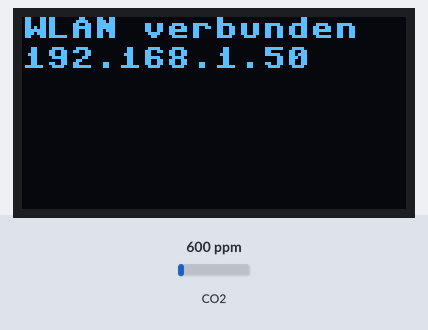
Bench run of a program on a simulated Raspberry Pi Pico running MicroPython. On the bench: 128×64 one-colour display. Inputs (shaded band) come from the test bench; at power-on: CO2 600 ppm. WiFi joins after 1.5 s; outgoing connections fail; what the program prints to the serial console is not drawn.

Above: at 1.6 s.
At 12.7 s:
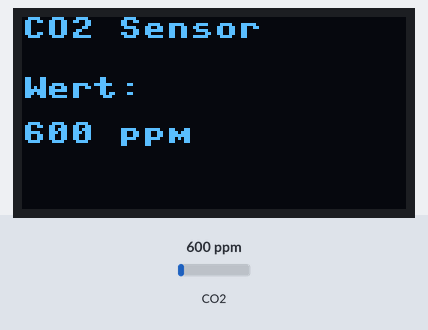
12.8 s: CO2 set to 452 ppm
At 18.1 s:
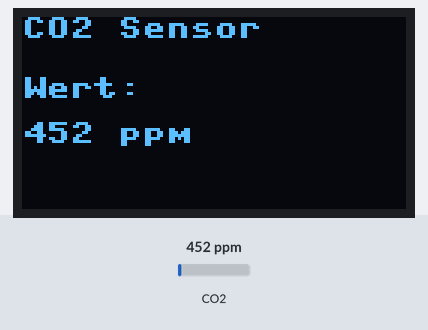
19.3 s: CO2 set to 1050 ppm
At 24.9 s:
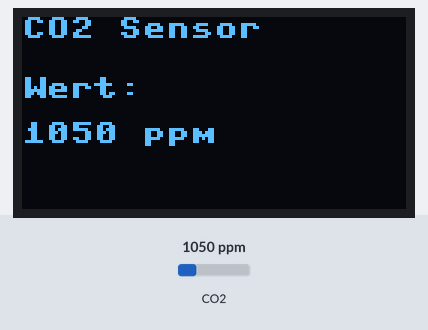
25.4 s: CO2 set to 1700 ppm
At 30.6 s:
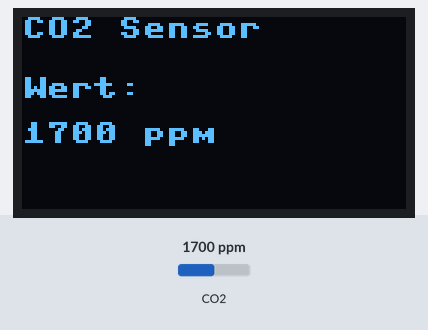
Timing chart, 0 to 32.1 s (numbered marks = the images above; inputs shaded):
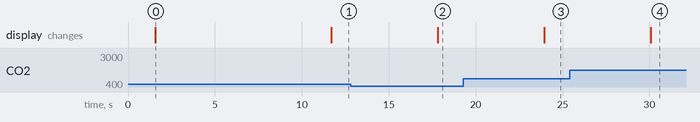

Measured:
- after the input at 12.8 s, the display: changes after 5.0 s (image 2)
- after the input at 19.3 s, the display: changes after 4.6 s (image 3)
- after the input at 25.4 s, the display: changes after 4.7 s (image 4)
- what the display in image 0 shows lasts 10.1 s, from 1.6 s to 11.7 s

The program:

Client_Server-CO2+Oled+WLAN.py
```python
# CO2 measurement, sensor MH-Z19C sensor.
# Data display on OLED SSD1306 and data transmission
# via Wi-Fi, client (Pico) / server (Raspberry Pi)
# MicroPython SSD1306 OLED driver, I2C and SPI interfaces
# Projektreferenz:  PDP11GY-ENV-PICO-2025 and Hardware.pdf
#  https://pdp11gy.com/Climastation.html
#             www.pdp11gy.com   E-Mail: info@pdp11gy.com
#
from micropython import const
import framebuf
# register definitions
SET_CONTRAST = const(0x81)
SET_ENTIRE_ON = const(0xA4)
SET_NORM_INV = const(0xA6)
SET_DISP = const(0xAE)
SET_MEM_ADDR = const(0x20)
SET_COL_ADDR = const(0x21)
SET_PAGE_ADDR = const(0x22)
SET_DISP_START_LINE = const(0x40)
SET_SEG_REMAP = const(0xA0)
SET_MUX_RATIO = const(0xA8)
SET_COM_OUT_DIR = const(0xC0)
SET_DISP_OFFSET = const(0xD3)
SET_COM_PIN_CFG = const(0xDA)
SET_DISP_CLK_DIV = const(0xD5)
SET_PRECHARGE = const(0xD9)
SET_VCOM_DESEL = const(0xDB)
SET_CHARGE_PUMP = const(0x8D)

# Subclassing FrameBuffer provides support for graphics primitives
# http://docs.micropython.org/en/latest/pyboard/library/framebuf.html
class SSD1306(framebuf.FrameBuffer):
    def __init__(self, width, height, external_vcc):
        self.width = width
        self.height = height
        self.external_vcc = external_vcc
        self.pages = self.height // 8
        self.buffer = bytearray(self.pages * self.width)
        super().__init__(self.buffer, self.width, self.height, framebuf.MONO_VLSB)
        self.init_display()

    def init_display(self):
        for cmd in (
            SET_DISP | 0x00,  # off
            # address setting
            SET_MEM_ADDR,
            0x00,  # horizontal
            # resolution and layout
            SET_DISP_START_LINE | 0x00,
            SET_SEG_REMAP | 0x01,  # column addr 127 mapped to SEG0
            SET_MUX_RATIO,
            self.height - 1,
            SET_COM_OUT_DIR | 0x08,  # scan from COM[N] to COM0
            SET_DISP_OFFSET,
            0x00,
            SET_COM_PIN_CFG,
            0x02 if self.width > 2 * self.height else 0x12,
            # timing and driving scheme
            SET_DISP_CLK_DIV,
            0x80,
            SET_PRECHARGE,
            0x22 if self.external_vcc else 0xF1,
            SET_VCOM_DESEL,
            0x30,  # 0.83*Vcc
            # display
            SET_CONTRAST,
            0xFF,  # maximum
            SET_ENTIRE_ON,  # output follows RAM contents
            SET_NORM_INV,  # not inverted
            # charge pump
            SET_CHARGE_PUMP,
            0x10 if self.external_vcc else 0x14,
            SET_DISP | 0x01,
        ):  # on
            self.write_cmd(cmd)
        self.fill(0)
        self.show()

    def poweroff(self):
        self.write_cmd(SET_DISP | 0x00)

    def poweron(self):
        self.write_cmd(SET_DISP | 0x01)

    def contrast(self, contrast):
        self.write_cmd(SET_CONTRAST)
        self.write_cmd(contrast)

    def invert(self, invert):
        self.write_cmd(SET_NORM_INV | (invert & 1))

    def show(self):
        x0 = 0
        x1 = self.width - 1
        if self.width == 64:
            # displays with width of 64 pixels are shifted by 32
            x0 += 32
            x1 += 32
        self.write_cmd(SET_COL_ADDR)
        self.write_cmd(x0)
        self.write_cmd(x1)
        self.write_cmd(SET_PAGE_ADDR)
        self.write_cmd(0)
        self.write_cmd(self.pages - 1)
        self.write_data(self.buffer)


class SSD1306_I2C(SSD1306):
    def __init__(self, width, height, i2c, addr=0x3C, external_vcc=False):
        self.i2c = i2c
        self.addr = addr
        self.temp = bytearray(2)
        self.write_list = [b"\x40", None]  # Co=0, D/C#=1
        super().__init__(width, height, external_vcc)

    def write_cmd(self, cmd):
        self.temp[0] = 0x80  # Co=1, D/C#=0
        self.temp[1] = cmd
        self.i2c.writeto(self.addr, self.temp)

    def write_data(self, buf):
        self.write_list[1] = buf
        self.i2c.writevto(self.addr, self.write_list)


class SSD1306_SPI(SSD1306):
    def __init__(self, width, height, spi, dc, res, cs, external_vcc=False):
        self.rate = 10 * 1024 * 1024
        dc.init(dc.OUT, value=0)
        res.init(res.OUT, value=0)
        cs.init(cs.OUT, value=1)
        self.spi = spi
        self.dc = dc
        self.res = res
        self.cs = cs
        import time

        self.res(1)
        time.sleep_ms(1)
        self.res(0)
        time.sleep_ms(10)
        self.res(1)
        super().__init__(width, height, external_vcc)

    def write_cmd(self, cmd):
        self.spi.init(baudrate=self.rate, polarity=0, phase=0)
        self.cs(1)
        self.dc(0)
        self.cs(0)
        self.spi.write(bytearray([cmd]))
        self.cs(1)

    def write_data(self, buf):
        self.spi.init(baudrate=self.rate, polarity=0, phase=0)
        self.cs(1)
        self.dc(1)
        self.cs(0)
        self.spi.write(buf)
        self.cs(1)

#------------------------------------------------------------------------------

from machine import UART, Pin, I2C
import network, socket, time
# -----------------------------
# CO2-SENSOR (MH-Z19C)
# -----------------------------
uart0 = UART(0, baudrate=9600, tx=Pin(0), rx=Pin(1))
REQUEST_CO2 = b'\xFF\x01\x86\x00\x00\x00\x00\x00\x79'
#
def co2_checksum(data):
    # Prüfsumme berechnen laut Datenblatt
    return (0xFF - (sum(data[1:8]) % 256) + 1) & 0xFF
def read_co2():
    uart0.write(REQUEST_CO2)
    time.sleep(0.1)
    if uart0.any():
        response = uart0.read(9)
        if response and len(response) == 9 and response[0] == 0xFF and response[1] == 0x86:
            if response[8] == co2_checksum(response):
                co2 = response[2] * 256 + response[3]
                temp = response[4] - 40
                status = response[5]
                return co2, temp, status
    return None, None, None

# --------- OLED Setup ---------
# I2C1 auf GP14=SDA, GP15=SCL
i2c = I2C(1, sda=Pin(14), scl=Pin(15), freq=400000)
display = SSD1306_I2C(128, 64, i2c)
#
display.text("CO2 Sensor", 0, 0)
# -----------------------------
# WLAN-DATEN
# -----------------------------
SSID = "WLAN Name"
PASSWORD = "WLAN PASSWORD"
SERVER_IP = "IP von RASPberry PI"   # <- IP deines Raspberry Pi
SERVER_PORT = 5000                  # z. B. Flask oder kleiner Server
# -----------------------------
# WLAN-VERBINDUNG AUFBAUEN
# -----------------------------
wlan = network.WLAN(network.STA_IF)
wlan.active(True)
wlan.connect(SSID, PASSWORD)
print("Verbinde mit WLAN...")
while not wlan.isconnected():
    time.sleep(0.5)
print("Verbunden mit:", wlan.ifconfig())

# IP anzeigen
display.fill(0)
display.text("WLAN verbunden", 0, 0)
display.text(wlan.ifconfig()[0], 0, 10)
display.show()
time.sleep(10)

# -----------------------------
# HAUPTSCHLEIFE
# -----------------------------
while True:
    uart0.write(REQUEST_CO2)
    time.sleep(0.1)
    response = uart0.read(9)

    if response and len(response) == 9 and response[0] == 0xFF and response[1] == 0x86:
        co2 = response[2] * 256 + response[3]
        print("CO2:", co2, "ppm")

        # OLED-Anzeige
        display.fill(0)
        display.text("CO2 Sensor", 0, 0)
        display.text("Wert:", 0, 20)
        display.text(str(co2) + " ppm", 0, 35)
        display.show()

        # An Raspi senden
        try:
            addr = socket.getaddrinfo(SERVER_IP, SERVER_PORT)[0][-1]
            s = socket.socket()
            s.connect(addr)
            msg = f"CO2={co2}\n"
            s.send(msg.encode())
            s.close()
        except Exception as e:
            print("Sendefehler:", e)
    else:
        print("Fehlerhafte Daten:", response)

    time.sleep(5)
"""
# Datei: server.py  = SERVER
import socket

HOST = "0.0.0.0"
PORT = 5000

with socket.socket(socket.AF_INET, socket.SOCK_STREAM) as s:
    s.bind((HOST, PORT))
    s.listen()
    print("Warte auf Daten von Pico...")
    while True:
        conn, addr = s.accept()
        with conn:
            data = conn.recv(1024)
            if data:
                print(f"{addr}: {data.decode().strip()}")

#@PI, enter:
#python3 server.py
"""
```
